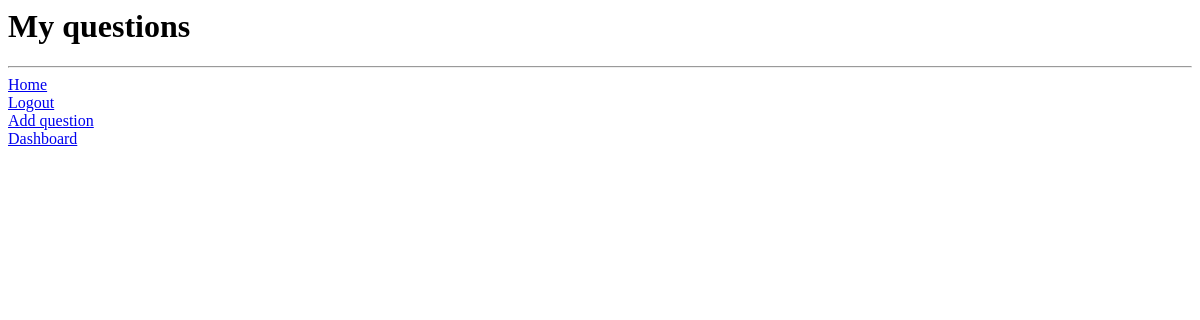
The app's page /my-questions (signed in), older data.
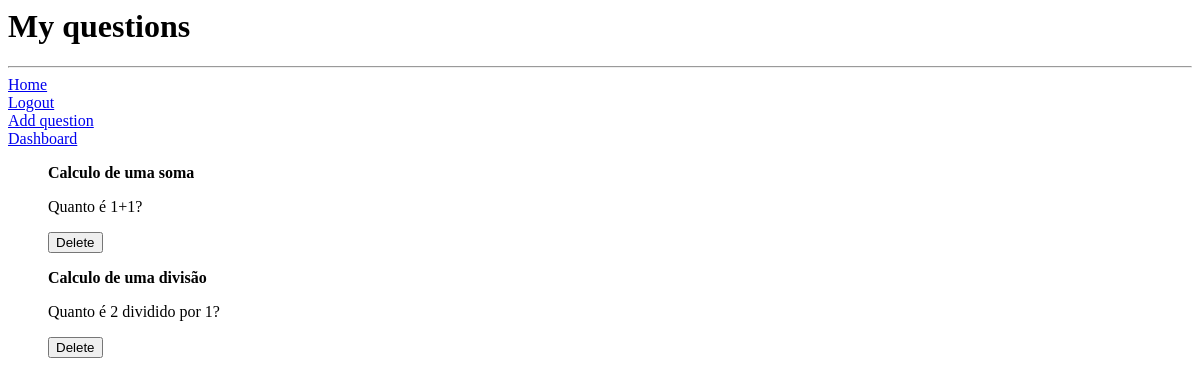
The same page, newer data.
### crud/models.py (models this page shows, shortened)
class Question(models.Model):
    title = models.CharField(max_length=50, unique=True)
    description = models.TextField(max_length=300)
    exam = models.CharField(max_length=10)
    subject = models.CharField(max_length=10)
    answer = models.TextField(max_length=300)
    creator = models.ForeignKey(User, on_delete=models.CASCADE, default='', )

### crud/views.py (the view)
# urls.py: path('my-questions', views.myquestions, name="my-questions"),
@login_required
def myquestions(request):
    questions = Question.objects.filter(creator=request.user)
    return render(request, 'my-questions.html', {'questions': questions})

### crud/templates/my-questions.html (shortened to what this page needs)
<html>
<head>
</head>
<body>
    <h1> My questions</h1>
    <hr>
	<a href="{% url 'homepage' %}">Home</a>
	<br>
	<a href="{% url 'logout' %}">Logout</a>
	<br>
	<a href="{% url 'addquestion' %}">Add question</a>
	<br>
    <a href="{% url 'dashboard' %}">Dashboard</a>
	<br>
    <ul>
        {% for question in questions %}
            <div class="question-container">
                <p><b>{{ question.title }}</b></p>
                <p>{{ question.description }}</p>
                <form action="{% url 'deletequestion' question.id %}" method="post">
                    <button type="submit">Delete</button>
                </form>
            </div>
        {% endfor %}
    </ul>
</body>
</html>

Row changes from the older to the newer data that the page shows:
added Question: title "Calculo de uma soma", description "Quanto é 1+1?"
added Question: title "Calculo de uma divisão", description "Quanto é 2 dividido por 1?"
